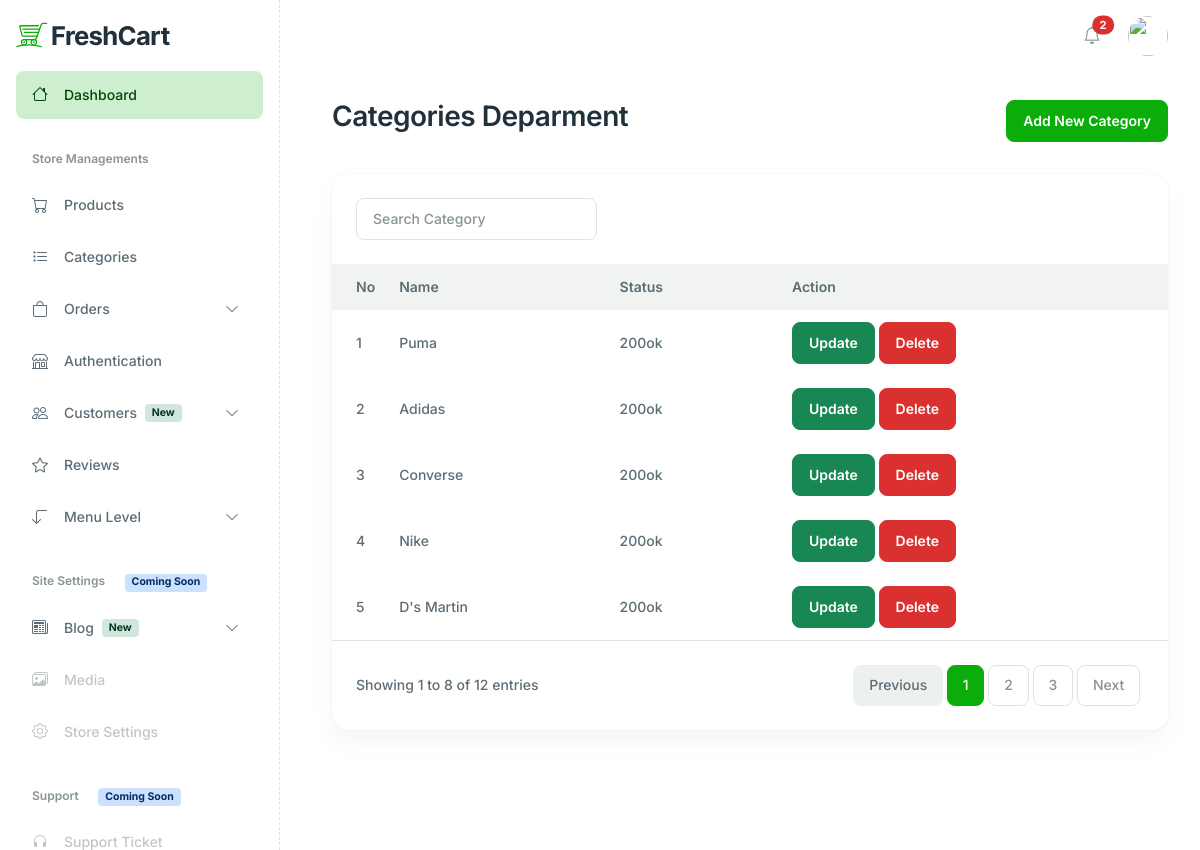
/dashboard/admincategory/, run on the app's committed database.
### products/models.py (models this page shows, shortened)
class Category(models.Model):
  name = models.CharField(max_length=50)
  class Meta:
    verbose_name_plural = 'categories'

### dashboard/views.py (the view)
# urls.py: path('admincategory/', views.CategoryList, name='admincategory'),
def CategoryList(request):
    categories = Category.objects.all()
    context = {
        'categories':categories
    }
    return render(request, 'admincategory.html',context)

### dashboard/context_processors.py (called while the page is built)
def unread_count(request):
    if request.user.is_authenticated:
        count = Notification.objects.filter(user = request.user, is_read = False, is_delete = False).count()
    else:
        count = 0
    return {'unread_count':count}

### dashboard/templates/admincategory.html (shortened to what this page needs)
{% extends 'base.html' %}
{% load static %}
{% block content %}
{% include 'sider.html'%}
<div class="main-wrapper" style="margin-left: 300px;">
	<main class="main-content-wrapper">
		<div class="container">
			<div class="row mb-8">
				<div class="col-md-12">
					<div class="d-flex flex-column flex-md-row justify-content-between align-items-md-center gap-4">
						<div>
							<h2>Categories Deparment</h2>
						</div>
						<div>
							<button class="btn btn-primary" data-bs-toggle="modal" data-bs-target="#addModal">Add New
								Category</button>
						</div>
					</div>
				</div>
			</div>
			<div class="row">
				<div class="col-xl-12 col-12 mb-5">
					<div class="card h-100 card-lg">
						<div class="px-6 py-6">
							<div class="row justify-content-between">
								<div class="col-lg-4 col-md-6 col-12 mb-2 mb-md-0">
									<form class="d-flex" role="search">
										<input class="form-control" type="search" placeholder="Search Category"
											aria-label="Search" />
									</form>
								</div>
							</div>
						</div>
						<div class="card-body p-0">
							<div class="table-responsive">
								<table
									class="table table-centered table-hover mb-0 text-nowrap table-borderless table-with-checkbox">
									<thead class="bg-light">
										<tr>
											<th>No</th>
											<th>Name</th>
											<th>Status</th>
											<th scope="col">Action</th>
										</tr>
									</thead>
									<tbody>
										{% for category in categories %}
										<tr>
											<td>{{forloop.counter}}</td>
											<td>{{category.name}}</td>
											<td>200ok</td>
											<td>
												<button class="btn btn-success" data-bs-toggle="modal"
													data-bs-target="#updateModal_{{category.id}}">Update</button>
												<button class="btn btn-danger" data-bs-toggle="modal"
													data-bs-target="#deleteModal_{{category.id}}">Delete</button>
											</td>
										</tr>
										{% endfor %}
							</div>
						</div>
					</div>
					<div
						class="border-top d-flex justify-content-between align-items-md-center px-6 py-6 flex-md-row flex-column gap-4">
						<span>Showing 1 to 8 of 12 entries</span>
						<nav>
							<ul class="pagination mb-0">
								<li class="page-item disabled"><a class="page-link" href="#!">Previous</a></li>
								<li class="page-item"><a class="page-link active" href="#!">1</a></li>
								<li class="page-item"><a class="page-link" href="#!">2</a></li>
								<li class="page-item"><a class="page-link" href="#!">3</a></li>
								<li class="page-item"><a class="page-link" href="#!">Next</a></li>
							</ul>
						</nav>
					</div>
				</div>
			</div>
		</div>
</div>
{% endblock %}

### data on the page
Category: name "Puma"
Category: name "Adidas"
Category: name "Converse"
Category: name "Nike"
Category: name "D's Martin"
